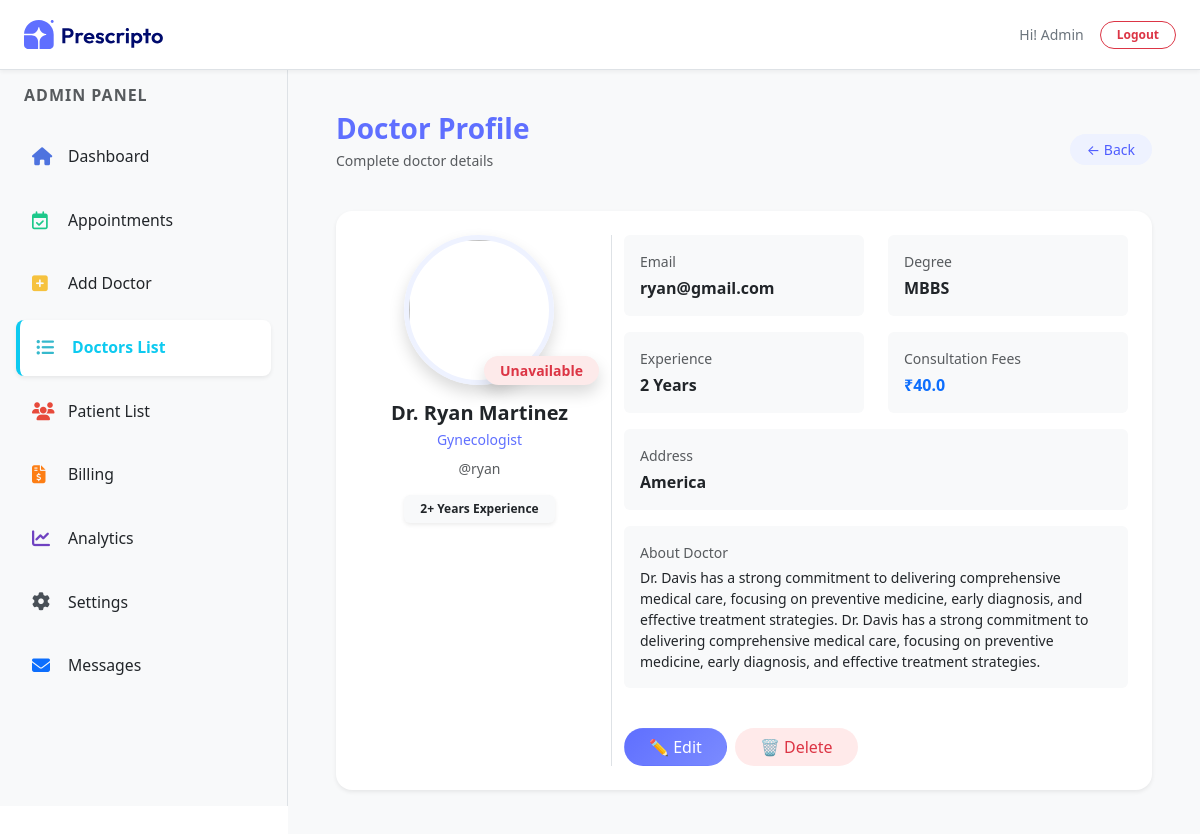
The app's page /dash_admin/doctor/view/14/ (signed in) with its own data.
### appointment/models.py (models this page shows, shortened)
class Doctor(models.Model):
    image = CloudinaryField('image', folder='doctor_image')
    name = models.CharField(max_length=100)
    email = models.EmailField()
    username = models.CharField(max_length=255, unique=True)
    password = models.CharField(max_length=100)
    experience = models.IntegerField()
    fees = models.FloatField()
    category = models.ForeignKey(Category, on_delete=models.CASCADE)
    degree = models.CharField(max_length=50)
    about = models.TextField()
    address = models.TextField()
    available = models.BooleanField(default=True)

class Category(models.Model):
    name = models.CharField(max_length=100)
    def __str__(self):
        return self.name

### appointment/views.py (the view)
# urls.py: path('dash_admin/doctor/view/<int:id>/', views.doctor_view, name='doctor_view'),
@login_required(login_url=('/dash_login'))
@staff_member_required
def doctor_view(request, id):
    doctor = get_object_or_404(Doctor, id=id)
    return render(request, 'dashboard/doctor_view.html', {
        'doctor': doctor,
        'action': 'doctor_list',
        "role": "admin"
    })

### templates/dashboard/doctor_view.html
{% extends "dashboard/layout.html" %}
{% load static %}
{% block contant %}
    <section class="p-5 bg-light" style="width:100%; margin-top: 64px; margin-left: 18rem; padding: 20px;">
        <div class="mb-4 d-flex justify-content-between align-items-center" data-aos="fade-down">
            <div>
                <h3 class="fw-bold mb-1" style="color: rgb(95 111 255);">Doctor Profile</h3>
                <p class="text-muted small">Complete doctor details</p>
            </div>
            <a href="{% url 'doctor_list' %}" class="btn btn-sm rounded-pill px-3"
                style="background:#eef2ff; color:#4f5dff;">
                ← Back
            </a>
        </div>
        <div class="bg-white rounded-4 shadow-sm p-4"
            style="max-width:1800px;"
            data-aos="zoom-in">
            <div class="row">
                <div class="col-md-4 text-center border-end">
                    <div class="position-relative mb-3">
                        <img src="{{ doctor.image.url }}"
                            class="rounded-circle shadow"
                            style="width:150px;height:150px;object-fit:cover; border:5px solid #eef2ff; transition:0.3s;"
                            onmouseover="this.style.transform='scale(1.05)'"
                            onmouseout="this.style.transform=''">
                        <span class="position-absolute bottom-0 end-0 px-3 py-1 rounded-pill small fw-semibold shadow"
                            style="background:{% if doctor.available %}#e6f7ee{% else %}#fdeaea{% endif %};
                                color:{% if doctor.available %}#28a745{% else %}#dc3545{% endif %};">
                            {% if doctor.available %}Available{% else %}Unavailable{% endif %}
                        </span>
                    </div>
                    <h5 class="fw-bold mb-1">{{ doctor.name }}</h5>
                    <p class="small mb-2" style="color:#5f6fff;">{{ doctor.category }}</p>
                    <p class="small text-muted mb-1">@{{ doctor.username }}</p>
                    <div class="mt-3">
                        <span class="badge bg-light text-dark px-3 py-2 shadow-sm">
                            {{ doctor.experience }}+ Years Experience
                        </span>
                    </div>
                </div>
                <div class="col-md-8">
                    <div class="row">
                        <div class="col-md-6 mb-3" data-aos="fade-right">
                            <div class="p-3 rounded bg-light">
                                <p class="small text-muted mb-1">Email</p>
                                <p class="fw-semibold mb-0">{{ doctor.email }}</p>
                            </div>
                        </div>
                        <div class="col-md-6 mb-3" data-aos="fade-left">
                            <div class="p-3 rounded bg-light">
                                <p class="small text-muted mb-1">Degree</p>
                                <p class="fw-semibold mb-0">{{ doctor.degree }}</p>
                            </div>
                        </div>
                        <div class="col-md-6 mb-3" data-aos="fade-right">
                            <div class="p-3 rounded bg-light">
                                <p class="small text-muted mb-1">Experience</p>
                                <p class="fw-semibold mb-0">{{ doctor.experience }} Years</p>
                            </div>
                        </div>
                        <div class="col-md-6 mb-3" data-aos="fade-left">
                            <div class="p-3 rounded bg-light">
                                <p class="small text-muted mb-1">Consultation Fees</p>
                                <p class="fw-bold text-primary mb-0">₹{{ doctor.fees }}</p>
                            </div>
                        </div>
                        <div class="col-12 mb-3" data-aos="fade-up">
                            <div class="p-3 rounded bg-light">
                                <p class="small text-muted mb-1">Address</p>
                                <p class="fw-semibold mb-0">{{ doctor.address }}</p>
                            </div>
                        </div>
                        <div class="col-12 mb-3" data-aos="fade-up">
                            <div class="p-3 rounded bg-light">
                                <p class="small text-muted mb-1">About Doctor</p>
                                <p class="small mb-0">
                                    {{ doctor.about|default:"No details available" }}
                                </p>
                            </div>
                        </div>
                    </div>
                    <div class="mt-4 d-flex gap-2">
                        <a href="{% url 'doctor_edit' doctor.id %}"
                            class="btn px-4 rounded-pill"
                            style="background:linear-gradient(135deg,#5f6fff,#7b8bff); color:white;">
                            ✏️ Edit
                        </a>
                        <a href="{% url 'doctor_delete' doctor.id %}"
                            class="btn px-4 rounded-pill"
                            style="background:#ffeaea; color:#dc3545;"
                            onclick="return confirm('Are you sure?')">
                            🗑 Delete
                        </a>
                    </div>
                </div>
            </div>
        </div>
    </section>
{% endblock %}

### templates/dashboard/layout.html (shortened to what this page needs)
<!DOCTYPE html>
<html lang="en">
<head>
    <link href="https://cdn.jsdelivr.net/npm/bootstrap@5.3.3/dist/css/bootstrap.min.css" rel="stylesheet" />
    <link href="https://cdnjs.cloudflare.com/ajax/libs/font-awesome/5.15.3/css/all.min.css" rel="stylesheet" />
    <link rel="stylesheet" href="https://cdnjs.cloudflare.com/ajax/libs/font-awesome/6.7.2/css/all.min.css" />
    <link href="https://unpkg.com/aos@2.3.4/dist/aos.css" rel="stylesheet">
</head>
    {% load static %}
    <body>
        <header class="d-flex justify-content-between align-items-center border-bottom bg-white px-4"
                style="height: 70px; position: fixed; top: 0; width: 100%; z-index: 1050; box-shadow: 0 2px 4px rgba(0,0,0,0.05);">
            <div class="d-flex align-items-center">
                <a href="{% url 'dash_admin' %}">
                    <img src="{% static 'assets/assets_frontend/logo.svg' %}" alt="Logo" style="width: 140px;">
                </a>
            </div>
            <div class="d-flex align-items-center gap-3 text-secondary small">
                {% if role == 'admin' %}
                    <span class="text-capitalize fw-medium">Hi! {{ request.session.username }}</span>
                {% else %}
                    <span class="fw-medium">Hi! {{ doctor.name }}</span>
                {% endif %}
                <a href="{% url 'dash_logout' %}" class="btn btn-outline-danger btn-sm rounded-pill px-3 py-1 fw-bold" style="font-size: 12px;">Logout</a>
            </div>
        </header>
        <main class="d-flex" style="min-height: calc(100vh - 64px);">
            {% if role == 'admin' %}
                <nav id="sidebar" class="border-end bg-light p-3 pb-5"
                    style="width: 18rem; height: calc(100vh - 64px); position: fixed; top: 70px; left: 0; z-index: 1000; overflow-y: auto;">
                    <div class="mb-4 ps-2">
                        <h6 class="text-uppercase text-muted fw-bold" style="letter-spacing: 1px; font-size: 1rem;">Admin Panel</h6>
                    </div>
                    <a href="{% url 'dash_admin' %}"
                    class="nav-link d-flex align-items-center gap-3 p-3 rounded-3 mb-2 {% if action == 'admin' %}bg-white shadow-sm border-start border-4 border-primary fw-bold text-primary{% else %}text-dark{% endif %}"
                    style="transition: 0.3s; font-size: 18px; text-decoration: none;">
                        <i class="fa-solid fa-house" style="color: #4e73df; width: 20px;"></i>
                        <span class="small">Dashboard</span>
                    </a>
                    <a href="{% url 'appointments' %}"
                    class="nav-link d-flex align-items-center gap-3 p-3 rounded-3 mb-2 {% if action == 'appointments' %}bg-white shadow-sm border-start border-4 border-success fw-bold text-success{% else %}text-dark{% endif %}"
                    style="transition: 0.3s; font-size: 18px; text-decoration: none;">
                        <i class="fa-regular fa-calendar-check" style="color: #1cc88a; width: 20px;"></i>
                        <span class="small">Appointments</span>
                    </a>
                    <a href="{% url 'add_doctor' %}"
                    class="nav-link d-flex align-items-center gap-3 p-3 rounded-3 mb-2 {% if action == 'add_doctor' %}bg-white shadow-sm border-start border-4 border-warning fw-bold text-warning{% else %}text-dark{% endif %}"
                    style="transition: 0.3s; font-size: 18px; text-decoration: none;">
                        <i class="fas fa-plus-square" style="color: #f6c23e; width: 20px;"></i>
                        <span class="small">Add Doctor</span>
                    </a>
                    <a href="{% url 'doctor_list' %}"
                    class="nav-link d-flex align-items-center gap-3 p-3 rounded-3 mb-2 {% if action == 'doctor_list' %}bg-white shadow-sm border-start border-4 border-info fw-bold text-info{% else %}text-dark{% endif %}"
                    style="transition: 0.3s; font-size: 18px; text-decoration: none;">
                        <i class="fas fa-list-ul" style="color: #36b9cc; width: 20px;"></i>
                        <span class="small">Doctors List</span>
                    </a>
                    <a href="{% url 'patient_list' %}"
                    class="nav-link d-flex align-items-center gap-3 p-3 rounded-3 mb-2 {% if action == 'patient_list' %}bg-white shadow-sm border-start border-4 border-danger fw-bold text-danger{% else %}text-dark{% endif %}"
                    style="transition: 0.3s; font-size: 18px; text-decoration: none;">
                        <i class="fa-solid fa-users" style="color: #e74a3b; width: 20px;"></i>
                        <span class="small">Patient List</span>
                    </a>
                    <a href="{% url 'billing' %}"
                    class="nav-link d-flex align-items-center gap-3 p-3 rounded-3 mb-2 {% if action == 'billing' %}bg-white shadow-sm border-start border-4 border-secondary fw-bold text-secondary{% else %}text-dark{% endif %}"
                    style="transition: 0.3s; font-size: 18px; text-decoration: none;">
                        <i class="fa-solid fa-file-invoice-dollar" style="color: #fd7e14; width: 20px;"></i>
                        <span class="small">Billing</span>
                    </a>
                    <a href="{% url 'analytics' %}"
                    class="nav-link d-flex align-items-center gap-3 p-3 rounded-3 mb-2 {% if action == 'analytics' %}bg-white shadow-sm border-start border-4 border-dark fw-bold text-dark{% else %}text-dark{% endif %}"
                    style="transition: 0.3s; font-size: 18px; text-decoration: none;">
                        <i class="fa-solid fa-chart-line" style="color: #6f42c1; width: 20px;"></i>
                        <span class="small">Analytics</span>
                    </a>
                    <a href="{% url 'settings' %}"
                    class="nav-link d-flex align-items-center gap-3 p-3 rounded-3 mb-2 {% if action == 'settings' %}bg-white shadow-sm border-start border-4 border-secondary fw-bold text-secondary{% else %}text-dark{% endif %}"
                    style="transition: 0.3s; font-size: 18px; text-decoration: none;">
                        <i class="fa-solid fa-gear" style="color: #495057; width: 20px;"></i>
                        <span class="small">Settings</span>
                    </a>
                    <a href="{% url 'messages_contact' %}"
                    class="nav-link d-flex align-items-center gap-3 p-3 rounded-3 mb-2 {% if action == 'messages_contact' %}bg-white shadow-sm border-start border-4 border-primary fw-bold text-primary{% else %}text-dark{% endif %}"
                    style="transition: 0.3s; font-size: 18px; text-decoration: none;">
                        <i class="fa-solid fa-envelope" style="color: #0d6efd; width: 20px;"></i>
                        <span class="small">Messages</span>
                    </a>
                </nav>
            {% endif %}
            {% block contant %}
            {% endblock %}
        </main>
    </body>
</html>

### records on screen
Doctor: name "Dr. Ryan Martinez", category "Gynecologist", username "ryan", experience "2", email "ryan@gmail.com", degree "MBBS", fees "40.0", address "America", about "Dr. Davis has a strong commitment to delivering comprehensive medical care, focusing on preventive medicine, early diagnosis, and effective treatment strategies. Dr. Davis has a strong commitment to delivering comprehensive medical care, focusing on preventive medicine, early diagnosis, and effective treatment strategies."

### other values on screen
{{ request.session.username }} "Admin"
